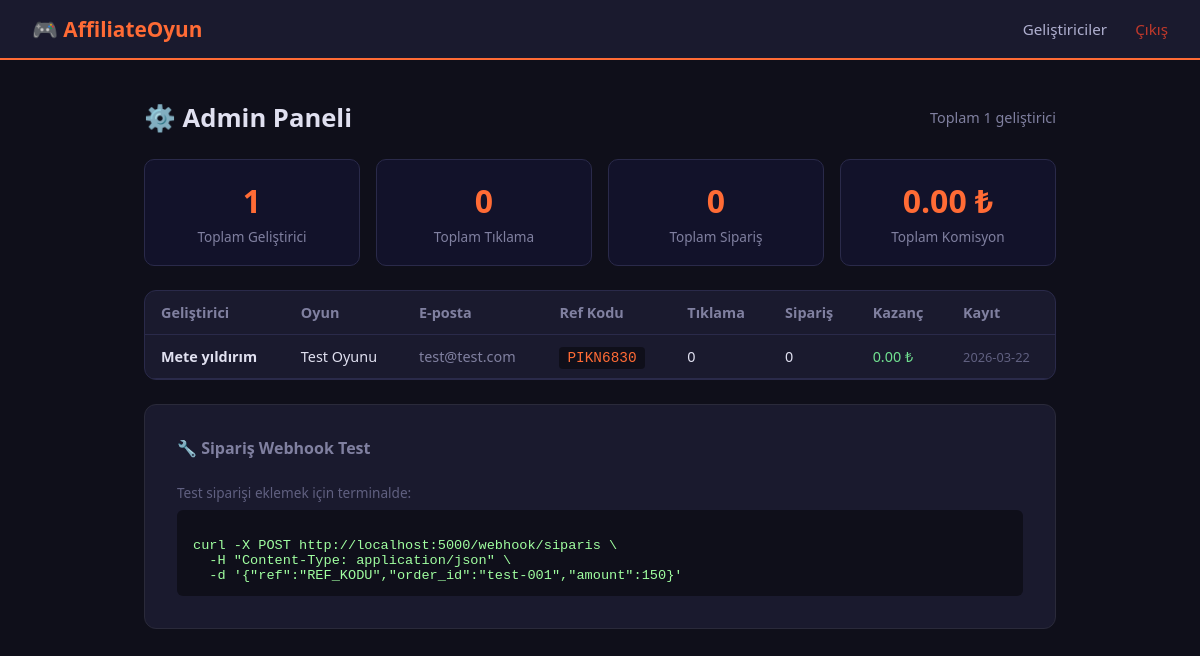
Page /admin (signed in) on the committed database.
### tables this page shows
CREATE TABLE developers (
            id        INTEGER PRIMARY KEY AUTOINCREMENT,
            name      TEXT NOT NULL,
            game_name TEXT NOT NULL,
            email     TEXT NOT NULL UNIQUE,
            ref_code  TEXT NOT NULL UNIQUE,
            created_at TEXT NOT NULL
        );

### app.py (the view)
@app.route('/admin')
@admin_required
def admin_panel():
    db = get_db()
    rows = db.execute('''
        SELECT d.*,
               COUNT(DISTINCT c.id)  AS clicks,
               COUNT(DISTINCT o.id)  AS orders,
               COALESCE(SUM(o.commission), 0) AS earnings
        FROM developers d
        LEFT JOIN clicks c ON c.developer_id = d.id
        LEFT JOIN orders o ON o.developer_id = d.id
        GROUP BY d.id
        ORDER BY d.created_at DESC
    ''').fetchall()
    return render_template('admin.html', developers=rows)

### app.py (called while the page is built)
def get_db():
    db = getattr(g, '_database', None)
    if db is None:
        db = g._database = sqlite3.connect(DATABASE)
        db.row_factory = sqlite3.Row
    return db

def admin_required(f):
    @wraps(f)
    def decorated(*args, **kwargs):
        if not session.get('is_admin'):
            return redirect(url_for('admin_login'))
        return f(*args, **kwargs)
    return decorated

### templates/admin.html (shortened to what this page needs)
{% extends "base.html" %}
{% block nav_links %}
  <a href="/admin">Geliştiriciler</a>
  <a href="/admin/cikis" style="color:#c0392b;">Çıkış</a>
{% endblock %}
{% block content %}
<div style="display:flex; justify-content:space-between; align-items:center; margin-bottom:1.5rem;">
  <h1 style="font-size:1.6rem;">⚙️ Admin Paneli</h1>
  <span style="color:#8080a0; font-size:.9rem;">
    Toplam {{ developers|length }} geliştirici
  </span>
</div>
{% set total_clicks   = developers|sum(attribute='clicks') %}
{% set total_orders   = developers|sum(attribute='orders') %}
{% set total_earnings = developers|sum(attribute='earnings') %}
<div class="stats-grid">
  <div class="stat-card">
    <div class="value">{{ developers|length }}</div>
    <div class="label">Toplam Geliştirici</div>
  </div>
  <div class="stat-card">
    <div class="value">{{ total_clicks }}</div>
    <div class="label">Toplam Tıklama</div>
  </div>
  <div class="stat-card">
    <div class="value">{{ total_orders }}</div>
    <div class="label">Toplam Sipariş</div>
  </div>
  <div class="stat-card">
    <div class="value">{{ "%.2f"|format(total_earnings) }} ₺</div>
    <div class="label">Toplam Komisyon</div>
  </div>
</div>
<div class="card" style="padding:0; overflow:hidden;">
  <table>
    <thead>
      <tr>
        <th>Geliştirici</th>
        <th>Oyun</th>
        <th>E-posta</th>
        <th>Ref Kodu</th>
        <th>Tıklama</th>
        <th>Sipariş</th>
        <th>Kazanç</th>
        <th>Kayıt</th>
      </tr>
    </thead>
    <tbody>
      {% for d in developers %}
      <tr>
        <td><strong>{{ d['name'] }}</strong></td>
        <td>{{ d['game_name'] }}</td>
        <td style="color:#8080a0;">{{ d['email'] }}</td>
        <td>
          <code style="background:#0f0f1a; padding:.2rem .5rem; border-radius:4px; color:#ff6b35;">
            {{ d['ref_code'] }}
          </code>
        </td>
        <td>{{ d['clicks'] }}</td>
        <td>{{ d['orders'] }}</td>
        <td style="color:#70e090;">{{ "%.2f"|format(d['earnings']) }} ₺</td>
        <td style="color:#606080; font-size:.8rem;">
          {{ d['created_at'][:10] }}
        </td>
      </tr>
      {% else %}
      <tr>
        <td colspan="8" style="text-align:center; color:#606080; padding:2rem;">
          Henüz kayıtlı geliştirici yok.
        </td>
      </tr>
      {% endfor %}
    </tbody>
  </table>
</div>
<div class="card" style="border-color:#2a2a3a; margin-top:1rem;">
  <h2 style="color:#8080a0; font-size:1rem;">🔧 Sipariş Webhook Test</h2>
  <p style="color:#606080; font-size:.85rem; margin-top:.5rem;">
    Test siparişi eklemek için terminalde:
  </p>
  <code style="display:block; background:#0f0f1a; padding:.8rem 1rem; border-radius:6px;
               color:#a0ffa0; font-size:.85rem; margin-top:.5rem; white-space:pre;">
curl -X POST http://localhost:5000/webhook/siparis \
  -H "Content-Type: application/json" \
  -d '{"ref":"REF_KODU","order_id":"test-001","amount":150}'</code>
</div>
{% endblock %}

### templates/base.html (shortened to what this page needs)
<!DOCTYPE html>
<html lang="tr">
<head>
</head>
<body>
<nav>
  <a class="logo" href="/">🎮 AffiliateOyun</a>
  <div class="nav-links">
    {% block nav_links %}{% endblock %}
  </div>
</nav>
<div class="container">
  {% block content %}{% endblock %}
</div>
</body>
</html>

### templates/base.html (style rules this page uses)
*, *::before, *::after { box-sizing: border-box; margin: 0; padding: 0; }
body { font-family: 'Segoe UI', Tahoma, Geneva, Verdana, sans-serif; background: #0f0f1a; color: #e0e0f0; min-height: 100vh; }
nav { background: #1a1a2e; border-bottom: 2px solid #ff6b35; padding: 0 2rem; display: flex; align-items: center; justify-content: space-between; height: 60px; }
nav .logo { font-size: 1.3rem; font-weight: 700; color: #ff6b35; text-decoration: none; }
nav .nav-links a { color: #b0b0d0; text-decoration: none; margin-left: 1.5rem; font-size: 0.95rem; transition: color .2s; }
.container { max-width: 960px; margin: 2.5rem auto; padding: 0 1.5rem; }
.card { background: #1a1a2e; border: 1px solid #2a2a4a; border-radius: 12px; padding: 2rem; margin-bottom: 1.5rem; }
.card h2 { font-size: 1.4rem; color: #ff6b35; margin-bottom: 1.5rem; }
.stats-grid { display: grid; grid-template-columns: repeat(auto-fit, minmax(180px, 1fr)); gap: 1rem; margin-bottom: 1.5rem; }
.stat-card { background: #12122a; border: 1px solid #2a2a4a; border-radius: 10px; padding: 1.2rem 1.5rem; text-align: center; }
.stat-card .value { font-size: 2rem; font-weight: 700; color: #ff6b35; }
.stat-card .label { font-size: .85rem; color: #8080a0; margin-top: .3rem; }
table { width: 100%; border-collapse: collapse; font-size: .9rem; }
th, td { padding: .75rem 1rem; text-align: left; border-bottom: 1px solid #2a2a4a; }
th { color: #8080a0; font-weight: 600; }

### rows in the picture
developers: name "Mete yıldırım", game_name "Test Oyunu", email "test@test.com", ref_code "PIKN6830", clicks "0", orders "0", earnings "0.00", created_at "2026-03-22"

### other values in the picture
{{ developers|length }} "1"
{{ total_clicks }} "0"
{{ total_orders }} "0"
{{ "%.2f"|format(total_earnings) }} "0.00"
